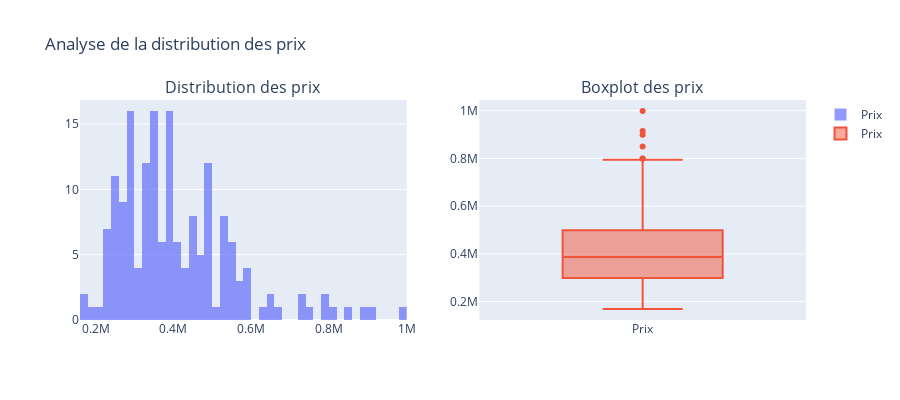

Notebook cell for this chart:
### Markdown cell above
## 3. 📊 Analyse Univariée

### Code cell
# Analyse de la variable prix (principale variable d'intérêt)
print("💰 ANALYSE DÉTAILLÉE DU PRIX")
print("=" * 50)

if 'price' in df.columns:
    # Statistiques du prix
    price_stats = df['price'].describe()
    print(f"Prix moyen: {price_stats['mean']:,.0f} $")
    print(f"Prix médian: {price_stats['50%']:,.0f} $")
    print(f"Écart-type: {price_stats['std']:,.0f} $")
    print(f"Prix minimum: {price_stats['min']:,.0f} $")
    print(f"Prix maximum: {price_stats['max']:,.0f} $")
    
    # Détection des outliers
    Q1 = df['price'].quantile(0.25)
    Q3 = df['price'].quantile(0.75)
    IQR = Q3 - Q1
    lower_bound = Q1 - 1.5 * IQR
    upper_bound = Q3 + 1.5 * IQR
    
    outliers = df[(df['price'] < lower_bound) | (df['price'] > upper_bound)]
    print(f"\n🚨 Outliers détectés: {len(outliers):,} ({len(outliers)/len(df)*100:.1f}%)")
    print(f"Borne inférieure: {lower_bound:,.0f} $")
    print(f"Borne supérieure: {upper_bound:,.0f} $")
    
    # Visualisation simple du prix
    fig = make_subplots(
        rows=1, cols=2,
        subplot_titles=('Distribution des prix', 'Boxplot des prix')
    )
    
    # Histogramme
    fig.add_trace(
        go.Histogram(x=df['price'], nbinsx=50, name='Prix', opacity=0.7),
        row=1, col=1
    )
    
    # Boxplot
    fig.add_trace(
        go.Box(y=df['price'], name='Prix'),
        row=1, col=2
    )
    
    fig.update_layout(height=400, title_text="Analyse de la distribution des prix")
    fig.show()
else:
    print("❌ Colonne 'price' non trouvée")

### Figure 1 — Plotly figure (JSON) as saved in the notebook; plotly's stock layout.template omitted (floating-point values rounded to 4 significant figures; data arrays with more than 128 entries replaced by an {"elided": "..."} marker saying what was removed)
{"data": [{"name": "Prix", "nbinsx": 50, "opacity": 0.7, "type": "histogram", "x": {"elided": "172 int values"}, "xaxis": "x", "yaxis": "y"}, {"name": "Prix", "type": "box", "xaxis": "x2", "y": {"elided": "172 int values"}, "yaxis": "y2"}], "layout": {"annotations": [{"font": {"size": 16}, "showarrow": false, "text": "Distribution des prix", "x": 0.225, "xanchor": "center", "xref": "paper", "y": 1, "yanchor": "bottom", "yref": "paper"}, {"font": {"size": 16}, "showarrow": false, "text": "Boxplot des prix", "x": 0.775, "xanchor": "center", "xref": "paper", "y": 1, "yanchor": "bottom", "yref": "paper"}], "height": 400, "title": {"text": "Analyse de la distribution des prix"}, "xaxis": {"anchor": "y", "domain": [0, 0.45]}, "xaxis2": {"anchor": "y2", "domain": [0.55, 1]}, "yaxis": {"anchor": "x", "domain": [0, 1]}, "yaxis2": {"anchor": "x2", "domain": [0, 1]}}}
